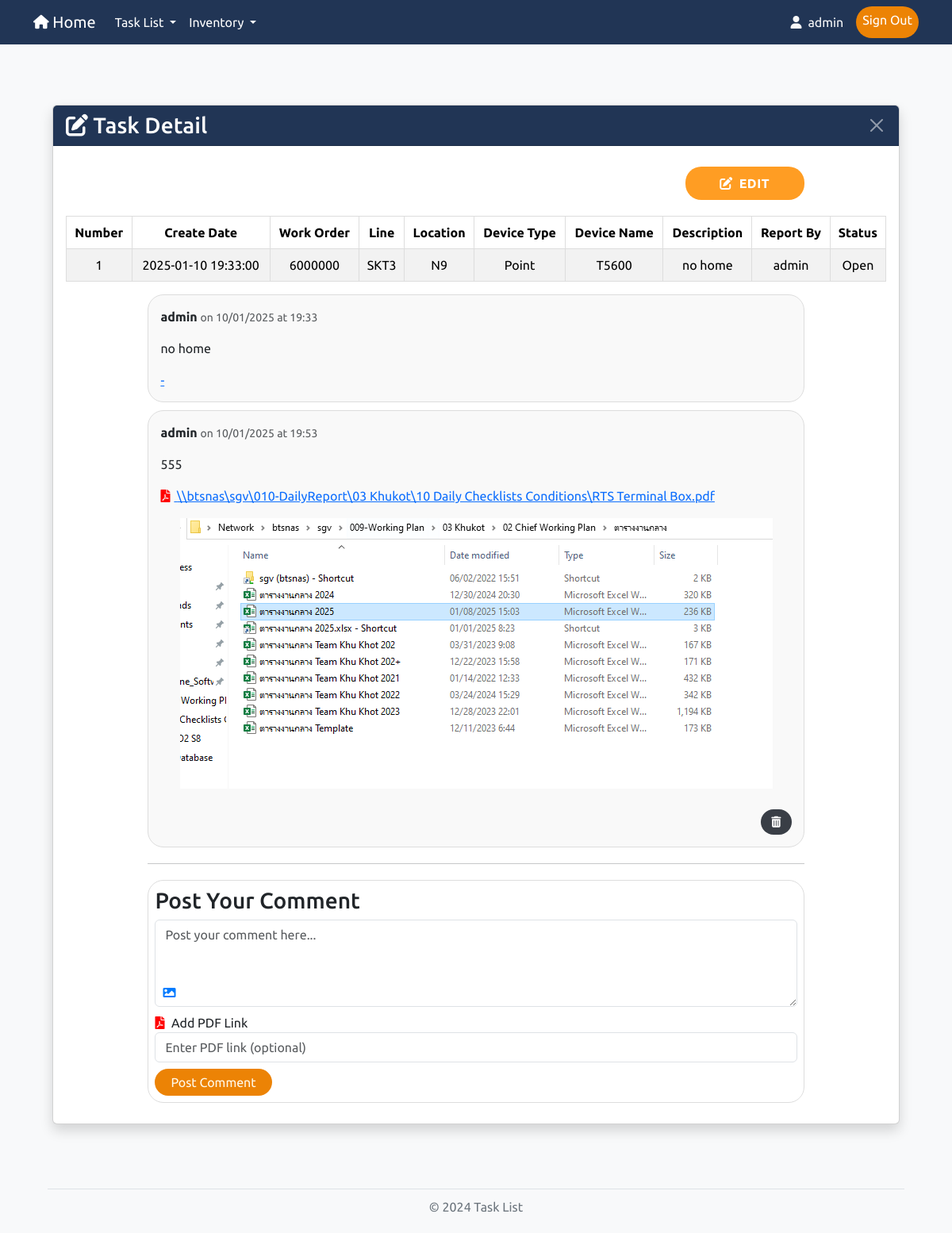
/work/1 (signed in), run on the app's committed database.
### models.py (models this page shows, shortened)
class User(UserMixin, db.Model):
    id = db.Column(db.Integer, primary_key=True)
    username = db.Column(db.String(50), unique=True, nullable=False)
    password = db.Column(db.String(255), nullable=False)
    role = db.Column(db.String(20), nullable=False)

class Work(db.Model):
    number = db.Column(db.Integer, primary_key=True, autoincrement=True)  # เลข 6 หลัก รันอัตโนมัติ
    create_date = db.Column(db.DateTime, default=now_utc)  # วันที่และเวลา สร้างอัตโนมัติ
    work_order = db.Column(db.String(50), nullable=False)          # Work Order
    line_id = db.Column(db.Integer, db.ForeignKey('line.id'), nullable=True)
    location_id = db.Column(db.Integer, db.ForeignKey('location.id'), nullable=True)
    device_type_id = db.Column(db.Integer, db.ForeignKey('device_type.id'), nullable=True)
    device_name_id = db.Column(db.Integer, db.ForeignKey('device_name.id'), nullable=True)
    description = db.Column(db.Text, nullable=False)               # รายละเอียด
    report_by = db.Column(db.String(50), nullable=False)           # ผู้รายงาน
    status = db.Column(db.String(20), nullable=False, default="open")  # สถานะ (ค่าเริ่มต้น: open)
    link = db.Column(db.String(255), nullable=True)           # URL ของไฟล์
    line = db.relationship('Line', backref='works')
    location = db.relationship('Location', backref='works')
    device_type = db.relationship('DeviceType', backref='works')
    device_name = db.relationship('DeviceName', backref='works')

class Line(db.Model):
    id = db.Column(db.Integer, primary_key=True)
    name = db.Column(db.String(50), nullable=False, unique=True)

class Location(db.Model):
    id = db.Column(db.Integer, primary_key=True)
    name = db.Column(db.String(50), nullable=False)
    line_id = db.Column(db.Integer, db.ForeignKey('line.id'), nullable=False)
    line = db.relationship('Line', backref=db.backref('locations', lazy=True))

class DeviceType(db.Model):
    id = db.Column(db.Integer, primary_key=True)
    name = db.Column(db.String(50), nullable=False)
    line_id = db.Column(db.Integer, db.ForeignKey('line.id'), nullable=False)
    line = db.relationship('Line', backref=db.backref('device_types', lazy=True))

class DeviceName(db.Model):
    id = db.Column(db.Integer, primary_key=True)
    name = db.Column(db.String(100), nullable=False)
    device_type_id = db.Column(db.Integer, db.ForeignKey('device_type.id'), nullable=False)
    location_id = db.Column(db.Integer, db.ForeignKey('location.id'), nullable=False)
    device_type = db.relationship('DeviceType', backref=db.backref('device_names', lazy=True))
    location = db.relationship('Location', backref=db.backref('device_names', lazy=True))
    bound = db.Column(db.String(100), nullable=True)
    inandout = db.Column(db.String(100), nullable=True)
    serial_number = db.Column(db.String(100), nullable=True)
    ip_address = db.Column(db.String(45), nullable=True)
    mac_address = db.Column(db.String(17), nullable=True)
    channel = db.Column(db.String(50), nullable=True)
    device_role = db.Column(db.String(50), nullable=True)
    force_data = db.Column(db.String(50), nullable=True)
    vac_white = db.Column(db.String(50), nullable=True)
    current_white = db.Column(db.String(50), nullable=True)
    vac_red = db.Column(db.String(50), nullable=True)
    current_red = db.Column(db.String(50), nullable=True)
    vac_yellow = db.Column(db.String(50), nullable=True)
    current_yellow = db.Column(db.String(50), nullable=True)
    f1_f2 = db.Column(db.String(50), nullable=True)
    red_module = db.Column(db.String(50), nullable=True)
    white_module = db.Column(db.String(50), nullable=True)
    yellow_module = db.Column(db.String(50), nullable=True)

class Comment(db.Model):
    id = db.Column(db.Integer, primary_key=True)
    work_id = db.Column(db.Integer, db.ForeignKey('work.number'), nullable=False)
    user_id = db.Column(db.Integer, db.ForeignKey('user.id'), nullable=False)
    content = db.Column(db.Text, nullable=False)
    timestamp = db.Column(db.DateTime, default=now_utc, nullable=False)
    pdf_url = db.Column(db.String(255), nullable=True)  # URL ของ PDF (สามารถเว้นว่างได้)
    image_url = db.Column(db.String(255), nullable=True)  # URL ของรูปภาพ (สามารถเว้นว่างได้)
    user = db.relationship('User', backref='comments')
    work = db.relationship('Work', backref='comments')

### routes.py (the view, shortened to what this page needs)
    @app.route('/work/<int:number>', methods=['GET', 'POST'])
    @login_required
    def work_detail(number):
        works = Work.query.get(number)
        if not works:
            abort(404)
        line = works.line
        location = works.location
        device_type = works.device_type
        device_name = works.device_name
        form = CommentForm()
        comments = Comment.query.filter_by(work_id=number).order_by(Comment.timestamp.desc()).all()
        return render_template(
        "work_detail.html",
        works=works,
        line=line,
        location=location,
        device_type=device_type,
        device_name=device_name,
        form=form,
        comments=comments
        )

### forms.py
class CommentForm(FlaskForm):
    comment = TextAreaField('Comment', validators=[DataRequired()])
    pdf_url = StringField('PDF Link', validators=[Optional(),])
    image = FileField('Image', validators=[Optional(), FileAllowed(['jpg', 'png', 'gif'], 'Images only!')])
    submit = SubmitField('Post Comment')

### app.py (called while the page is built)
@login_manager.user_loader
def load_user(user_id):      # โหลดผู้ใช้จากฐานข้อมูลตาม user_id
    return User.query.get(int(user_id))

### templates/work_detail.html (shortened to what this page needs)
{% import "bootstrap/wtf.html" as wtf %}
{% extends "layout.html" %}
{% block content %}
<!DOCTYPE html>
<html lang="en">
<head>
     <link rel="stylesheet" href="https://cdnjs.cloudflare.com/ajax/libs/font-awesome/5.15.4/css/all.min.css">
    <link rel="stylesheet" href="{{ url_for('static', filename='/style.css') }}">
	<link href="https://unpkg.com/boxicons@latest/css/boxicons.min.css" rel="stylesheet">
</head>
<div class="container my-2">
    <link rel="stylesheet" href="https://cdn.jsdelivr.net/npm/flatpickr/dist/flatpickr.min.css">
    <body class="bg-light">
        <div class="container py-5">
            <div class="card shadow">
                <div class="card-header custom-edit-header text-white d-flex justify-content-between align-items-center">
                    <h3 class="mb-0"><i class="fa-solid fa-pen-to-square"></i> Task Detail</h3>
                    <a href="{{ url_for('index') }}" class="btn-close btn-close-white" aria-label="Close"></a>
                </div>
                <div class="card-body">
                <div class="edit-btn-container">
                    <a href="{{ url_for('edit', number=works.number) }}" class="btn custom-edit-btn" style="width: 150px;"><i class="fa-solid fa-pen-to-square"></i>Edit</a>
                </div>
                <div class="table-responsive-lg">
                    <table class="table table-striped">
                        <thead>
                            <tr>
                                <th>Number</th>
                                <th>Create Date</th>
                                <th>Work Order</th>
                                <th>Line</th>
                                <th>Location</th>
                                <th>Device Type</th>
                                <th>Device Name</th>
                                <th>Description</th>
                                <th>Report By</th>
                                <th>Status</th>
                            </tr>
                        </thead>
                        <tbody>
                            <tr>
                                <td class="wrap-text">{{ works.number }}</td>
                                <td class="wrap-text">{{ works.create_date }}</td>
                                <td class="wrap-text">{{ works.work_order }}</td>
                                <td class="wrap-text">{{ works.line.name if line else 'N/A' }}</td>
                                <td class="wrap-text">{{ works.location.name if location else 'N/A' }}</td>
                                <td class="wrap-text">{{ works.device_type.name if device_type else 'N/A' }}</td>
                                <td class="wrap-text">{{ works.device_name.name if device_name else 'N/A' }}</td>
                                <td class="wrap-text">{{ works.description }}</td>
                                <td class="wrap-text">{{ works.report_by }}</td>
                                <td class="wrap-text">{{ works.status }}</td>
                            </tr>
                        </tbody>
                    </table>
                </div>
                <div class="comment-card">
                    <p><strong>{{ works.report_by }}</strong> <small class="text-muted">on {{ works.create_date.strftime('%d/%m/%Y at %H:%M') }}</small></p>
                    <p>{{ works.description }}</p>
                    <a href="{{ works.link }}" target="_blank">{{ works.link }}</a>
                </div>
                {% for comment in comments %}
                <div class="comment-card d-flex flex-column">
                    <div>
                        <p><strong>{{ comment.user.username }}</strong> <small class="text-muted">on {{ comment.timestamp.strftime('%d/%m/%Y at %H:%M') }}</small></p>
                        <p>{{ comment.content }}</p>
                        {% if comment.pdf_url %}
                        <p>
                            <a href="{{ comment.pdf_url }}" target="_blank">
                                <i class="fas fa-file-pdf"></i> {{ comment.pdf_url }}
                            </a>
                        </p>
                        {% endif %}
                        {% if comment.image_url %}
                        <p>
                            <img src="{{ comment.image_url }}" alt="Comment Image" class="comment-image">
                        </p>
                        {% endif %}
                    </div>
                    {% if comment.user_id == current_user.id %}
                    <form method="POST" action="{{ url_for('delete_comment', comment_id=comment.id) }}" class="align-self-end">
                        <button type="submit" class="btn custom-delete-comment-btn"><i class="fa-solid fa-trash-can"></i></button>
                    </form>
                    {% endif %}
                </div>
                {% endfor %}
                <hr>
                <div class="comment-box">
                    <h3>Post Your Comment</h3>
                    <form method="POST" action="{{ url_for('work_detail', number=works.number) }}"enctype="multipart/form-data">
                        <div class="form-group position-relative">
                            <div class="position-relative">
                                {{ form.comment(class="form-control", rows=4, placeholder="Post your comment here...") }}
                                <i class="fas fa-image upload-image-icon" style="cursor: pointer;"></i>
                            </div>
                        </div>
                        <div class="form-group mt-2">
                            <label for="pdf_url">
                                <i class="fas fa-file-pdf"></i> Add PDF Link
                            </label>
                            {{ form.pdf_url(class="form-control", placeholder="Enter PDF link (optional)") }}
                        </div>
                        <div class="form-group mt-2">
                            {{ form.submit(class="btn btn-primary custom-login-btn") }}
                        </div>
                    </form>
                </div>
    </body>
</div>
</html>
{% endblock %}

### templates/layout.html (shortened to what this page needs)
<!DOCTYPE html>
<html lang="en">
<head>
    <link href="https://cdn.jsdelivr.net/npm/bootstrap@5.3.3/dist/css/bootstrap.min.css" rel="stylesheet">
    <link rel="stylesheet" href="https://cdnjs.cloudflare.com/ajax/libs/font-awesome/6.0.0-beta3/css/all.min.css">
    <link rel="stylesheet" href="{{ url_for('static', filename='/style.css') }}">
	<link href="https://unpkg.com/boxicons@latest/css/boxicons.min.css" rel="stylesheet">
</head>
<body>
	<nav class="navbar navbar-expand-lg navbar-dark sticky-top" id="custom-navbar">
		<div class="container">
			<a class="navbar-brand" href="/"><i class="fa-solid fa-house fa-sm"></i> Home</a>
			<div class="collapse navbar-collapse" id="navbarNav">
				<ul class="navbar-nav me-auto">
					<li class="nav-item dropdown">
						<a class="nav-link dropdown-toggle" href="/" id="navbarDropdown" role="button" data-bs-toggle="dropdown" aria-expanded="false">
							Task List
						</a>
					</li>
					<li class="nav-item dropdown">
						<a class="nav-link dropdown-toggle" href="/" id="navbarDropdown" role="button" data-bs-toggle="dropdown" aria-expanded="false">
							Inventory
						</a>
					</li>
				</ul>
				<ul class="navbar-nav ms-auto">
					{% if current_user.is_authenticated %}
						<span class="navbar-text text-light me-3 navbar-text"><i class="fa-solid fa-user"></i> {{ current_user.username }}</span>
						<a class="nav-link custom-login-btn" href="{{ url_for('logout') }}">Sign Out</a>
					{% else %}
						<a class="nav-link custom-login-btn" href="{{ url_for('login') }}">Sign In</a>
					{% endif %}
				</ul>
			</div>
		</div>
	</nav>
	<main class="container">
		{% block content %}
		{% endblock %}
	</main>
	<footer>
		<div class="footer-line"></div>
		<p class="footer-text">© 2024 Task List</p>
	</footer>
</body>
</html>

### static/style.css (style rules this page uses)
body { font-family: 'Ubuntu', sans-serif; background-color: #f8f9fa; color: #343a40; margin: 0; padding: 0; }
#custom-navbar { background-color: #213555; }
#custom-navbar .nav-link { color: #ffffff; }
main { flex: 1; padding: 20px; }
footer { padding: 5px 0; }
.footer-line { border-top: 1px solid #dee2e6; width: 90%; margin: 0 auto; }
.footer-text { text-align: center; margin-top: 10px; color: #6c757d; }
.navbar-text { display: flex; align-items: center; }
.navbar-text i { margin-right: 8px; }
.custom-login-btn { background-color: #EC8305; color: #FFFAEC; border: none; padding: 5px 20px; border-radius: 1.25rem; text-align: center; text-decoration: none; display: inline-block; font-size: 16px; }
.custom-delete-comment-btn { display: inline-flex; align-items: center; padding: 8px 12px; background-color: #393E46; color: #ffffff; font-size: 14px; text-align: center; border-radius: 1.25rem; text-decoration: none; transition: background-color 0.3s ease, transform 0.2s ease; }
.custom-edit-header { background-color: #213555; color: white; }
table { width: 100%; margin: 20px auto; max-width: 100%; border-collapse: collapse; }
th, td { border: 1px solid #ddd; padding: 8px; text-align: center; }
th { background-color: #f4f4f4; }
.fa-file-pdf { color: red; margin-right: 5px; }
.comment-box { width: 80%; margin: 10px auto; padding: 8px; border: 1px solid #ddd; border-radius: 1.25rem; box-sizing: border-box; background-color: white; }
.comment-card { width: 80%; margin: 10px auto; padding: 15px; border: 1px solid #ddd; border-radius: 1.25rem; background-color: #f9f9f9; }
hr { width: 80%; display: block; margin: 20px auto; }
button { margin-top: 10px; }
.edit-btn-container { width: 80%; margin: 0 auto 20px auto; text-align: right; }
.wrap-text { white-space: normal; overflow-wrap: break-word; max-width: 300px; }
.position-relative { position: relative; }
.upload-image-icon { position: absolute; bottom: 10px; left: 10px; color: #007bff; }
.comment-image { max-width: 100%; height: auto; max-height: 600px; display: block; margin: 0 auto; }
.custom-edit-btn { background-color: #FF9D23; color: #fff; font-size: 16px; padding: 8px 20px; height: auto; border: 1px solid transparent; border-radius: 1.25rem; font-weight: 600; letter-spacing: 0.5px; text-transform: uppercase; margin-top: 10px; cursor: pointer; align-items: center; }
.custom-edit-btn i { margin-right: 8px; }

### data on the page
User: username "admin"
Work: number "1", create_date "2025-01-10 19:33:00", work_order "6000000", description "no home", report_by "admin", status "Open", create_date "10/01/2025 at 19:33", link "-"
Line: line "SKT3"
Location: location "N9"
DeviceType: device_type "Point"
DeviceName: device_name "T5600"
Comment: user.username "admin", timestamp "10/01/2025 at 19:53", content "555", pdf_url "\\\\btsnas\\sgv\\010-DailyReport\\03 Khukot\\10 Daily Checklists Conditions\\RTS Terminal Box.pdf", image_url (picture)
